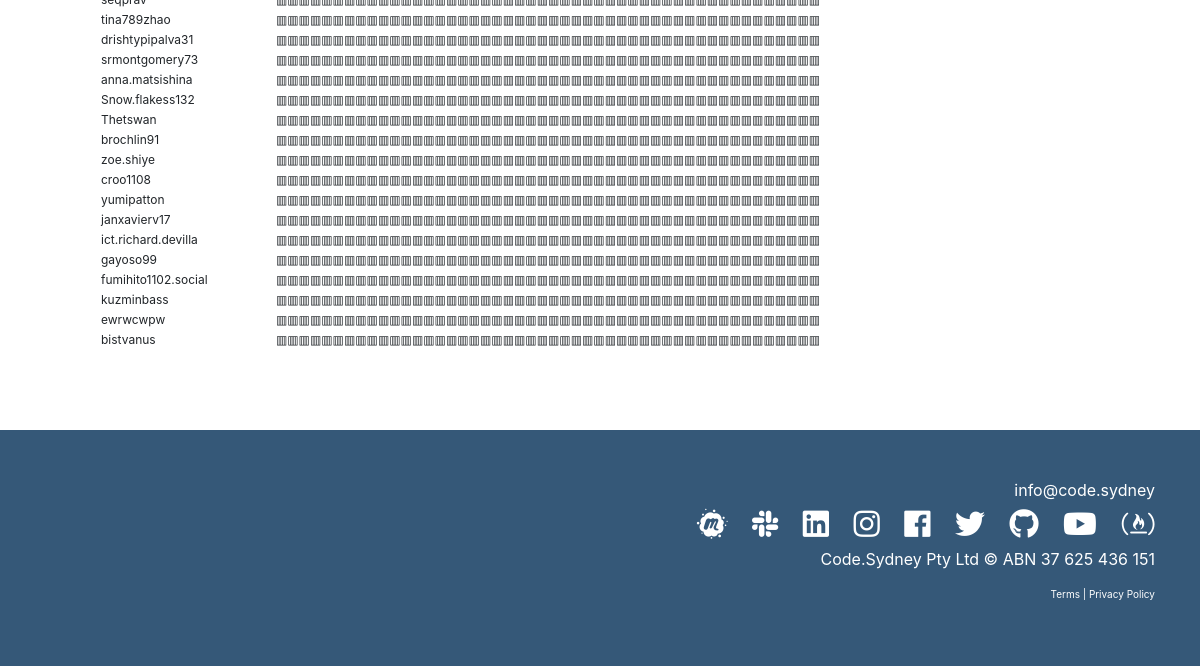
Page /jsstudygroup (lower part) on the earlier database version.
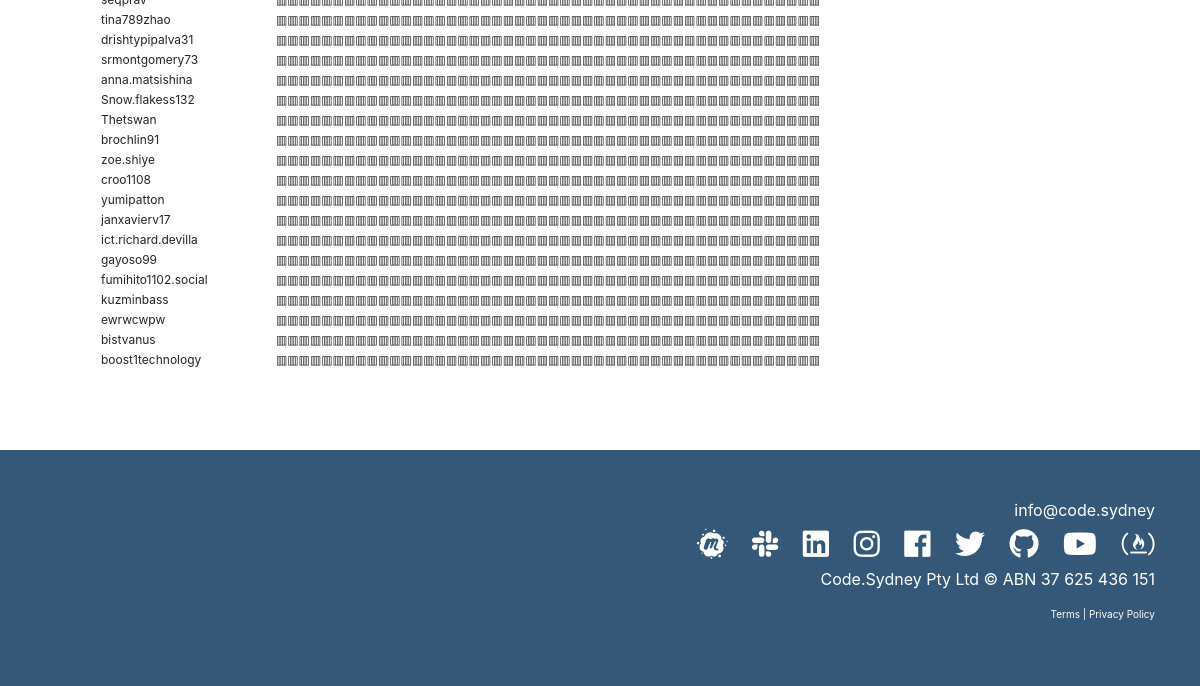
Same page on the later database version.
### tables this page shows
CREATE TABLE "vuedashboardtable" (
	"Name"	TEXT,
	"Email"	TEXT,
	"Password"	TEXT,
	"Completed_Count"	INTEGER,
	"A1"	TEXT,
	"A2"	TEXT,
	"A3"	TEXT,
	"A4"	TEXT,
	"A5"	TEXT,
	"A6"	TEXT,
	"A7"	TEXT,
	"A8"	TEXT,
	"A9"	TEXT,
	"A10"	TEXT,
	"B1"	TEXT,
	"B2"	TEXT,
	"B3"	TEXT,
	"B4"	TEXT,
	"B5"	TEXT,
	"B6"	TEXT,
	"B7"	TEXT,
	"B8"	TEXT,
	"B9"	TEXT,
	"B10"	TEXT,
	"B11"	TEXT,
	"B12"	TEXT,
	"B13"	TEXT,
	"B14"	TEXT,
	"B15"	TEXT,
	"B16"	TEXT,
	"B17"	TEXT,
	"B18"	TEXT,
	"B19"	TEXT,
	"B20"	TEXT,
	"B21"	TEXT,
	"B22"	TEXT,
	"B23"	TEXT,
	"B24"	TEXT,
	"B25"	TEXT,
	"B26"	TEXT,
	"B27"	TEXT,
	"B28"	TEXT,
	"B29"	TEXT,
	"B30"	TEXT,
	"C1"	TEXT,
	"C2"	TEXT,
	"C3"	TEXT,
	"C4"	TEXT,
	"C5"	TEXT,
	"C6"	TEXT,
	"C7"	TEXT,
	"C8"	TEXT,
	PRIMARY KEY("Email")
);

### app.py (the view)
@app.route('/jsstudygroup', methods=['GET', 'POST'])
def jsstudygroup():
    db = get_db()
    fccamperslist = []
    try:
        cur = db.execute('SELECT Name, Email, Password, Completed_Count, \
                                A1, A2, A3, A4, A5, A6, A7, A8, A9, A10, \
                                B1, B2, B3, B4, B5, B6, B7, B8, B9, B10,  \
                                B11, B12, B13, B14, B15, B16, B17, B18, B19, B20,  \
                                B21, B22, B23, B24, B25, B26, B27, B28, B29, B30, \
                                C1, C2, C3, C4, C5, C6, C7, C8  \
                            from vuedashboardtable \
                            order by Completed_Count desc')
    except Exception as e:
        print('Exception: ',e)
    res = cur.fetchall()
    for row in res:
        statuslisttemp = []
        name  = row[0]
        for i in range(4,52):
            status = row[i]
            if status == 'Completed':
                statuslisttemp.append('▩')
            else:
                statuslisttemp.append('▥')
        statuslist = "".join(str(x) for x in statuslisttemp)
        name_string = "".join(str(name))
        selected_fields = [name_string,statuslist]
        fccamperslist.append(selected_fields)
    return render_template('jsstudygroup.html',
                           fccamperslist=fccamperslist)

### database.py (called while the page is built)
def connect_db():
    sql = sqlite3.connect('C:\Projects\codesydneywebsite\codesydney.db')
    sql.row_factory = sqlite3.Row
    return sql

def get_db():
    if not hasattr(g, 'sqlite_db'):
        g.sqlite_db = connect_db()
    return g.sqlite_db

### templates/jsstudygroup.html (shortened to what this page needs)
{% extends 'layout.html' %} {% block content %}
<br />
<div>
  <table
    style="
      font-size: 17px;
      width: 76%;
      text-align: left;
      font-weight: normal;
      margin-left: 100px;
    "
    border="0"
  >
    {% for fccampers in fccamperslist %}
    <tr>
      <td>{% print fccampers[0] %}</td>
      <td>{% print fccampers[1] %}</td>
    </tr>
    {% endfor %}
  </table>
</div>
{% endblock content %}

### templates/layout.html (shortened to what this page needs)
<!DOCTYPE html>
<html lang="en">
<head>
  <link rel="stylesheet" href="https://use.fontawesome.com/releases/v5.0.13/css/all.css"
>
  <link rel="stylesheet" href="{{ url_for('static', filename='css/bootstrap.css') }}">
  <link rel="stylesheet" href="{{ url_for('static', filename='css/style.css') }}">
  <link rel="stylesheet" href="{{ url_for('static', filename='css/Shopping-Grid.css') }}">
  <link rel="stylesheet" href="https://cdn.datatables.net/1.10.22/css/dataTables.bootstrap.min.css">
</head>
<body id="home" data-spy="scroll" data-target="#main-nav" data-offset="100">
    {% block content %}{% endblock %}
    {% include 'includes/_footer.html' %}
</body>
</html>

### templates/includes/_footer.html
  <footer id="main-footer" class="py-5 bg-primary text-white">
    <div class="container">
      <div class="row text-center">
        <div class="col-md-6 ml-auto text-right">
            <div>
                <a href="mailto:info@code.sydney?Subject=Enquiry" target="_top" class="no-deco">info@code.sydney</a>
            </div>
            <a href="https://www.meetup.com/Sydney-Volunteer-Programmers/" target="_blank" class="font-icon meetup-hover soc-media"><i class="fab fa-meetup"></i></a>
            <a href="https://join.slack.com/t/codesydney/shared_invite/enQtMzA4ODcyOTUyMDY0LTFlZDAyZjgwZmIzY2VmMzA0MjllOWI3YmE1NGZiNzQ5NGNmNjlhMGE5MTE1ZDA2NTU2OGRkZWQyYTQ3NDZmZGM" target="_blank" class="font-icon slack-hover soc-media"><i class="fab fa-slack"></i></a>
            <a href="https://www.linkedin.com/company/code.sydney/" target="_blank" class="font-icon linkedin-hover soc-media"><i class="fab fa-linkedin"></i></a>
            <a href="https://www.instagram.com/code.sydney/" target="_blank" class="font-icon instagram-hover soc-media"><i class="fab fa-instagram"></i></a>
            <a href="https://www.facebook.com/codesyd/" target="_blank" class="font-icon facebook-hover soc-media"><i class="fab fa-facebook"></i></a>
            <a href="https://twitter.com/code_sydney" target="_blank" class="font-icon twitter-hover soc-media"><i class="fab fa-twitter"></i></a>
            <a href="https://github.com/codesydney" target="_blank" class="font-icon github-hover soc-media"><i class="fab fa-github"></i></a>
            <a href="https://www.youtube.com/channel/UCnOp_l8-EX3c-q2Tlj-2Iyw" target="_blank" class="font-icon youtube-hover soc-media"><i class="fab fa-youtube"></i></a>
            <a href="http://www.freecodecampsydney.org/" target="_blank" class="font-icon freecodecamp-hover soc-media"><i class="fab fa-free-code-camp"></i></a>
          <p>
            Code.Sydney Pty Ltd &copy {{ year }} ABN 37 625 436 151
          </p>
          <p style="font-size: 10px">
              <a style="color:white;" href="{{ url_for('static', filename='pdf/Code.Sydney_Client_Terms.pdf') }}" target="_blank">Terms | </a>
              <a style="color:white;" href="{{ url_for('static', filename='pdf/Code.Sydney_Website_Privacy_Policy.pdf') }}" target="_blank">Privacy Policy</a>
          </p>
        </div>
      </div>
    </div>
  </footer>

### static/css/style.css (style rules this page uses)
body { margin-top: 105px; }
.no-deco { text-decoration: none; color: #fff; }
.soc-media { padding-left: 20px; }
.font-icon { text-decoration: none; color: white; font-size: 30px; }

Differences in the rows shown:
added vuedashboardtable: Name "boost1technology", print "▥▥▥▥▥▥▥▥▥▥▥▥▥▥▥▥▥▥▥▥▥▥▥▥▥▥▥▥▥▥▥▥▥▥▥▥▥▥▥▥▥▥▥▥▥▥▥▥"
